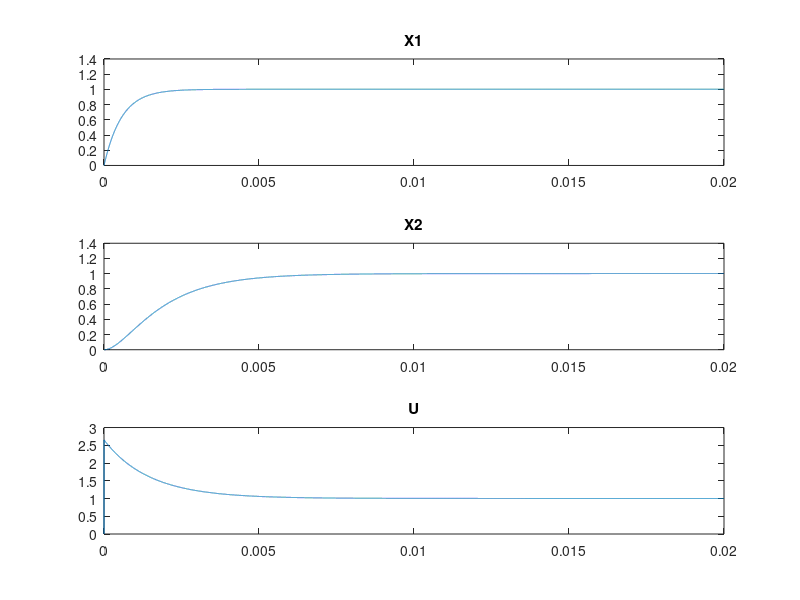
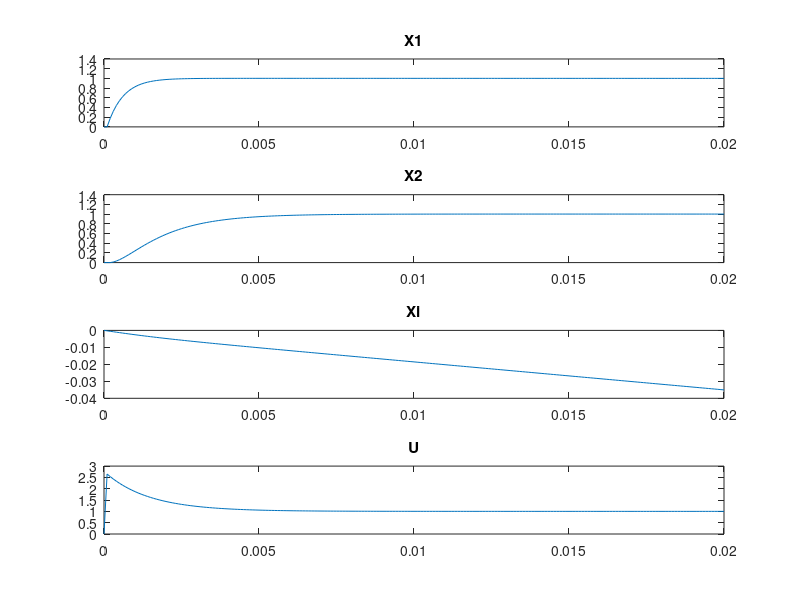

Write MATLAB code to recreate these figures, in order.
clear;
close all;
clc;
pkg load control
%% Component parameters
R1=15000; %ohms
R2=15000; %ohms
C1=100e-9;%farads
C2=100e-9;%farads

%% States space
A=[-((1/(R1*C1))+(1/(R2*C1))),1/(R2*C1);
    1/(R2*C2),-1/(R2*C2)]
B=[1/(R1*C1);0]
Q=[1,0;0,5] % 2x2 matrix that weights states
R=[1.0]% Positive scalar that wheights control effort
C=[0,1]
%Solve Riccati: AˆT P + P A - P B Rˆ-1 BˆT P + Q = 0
% using control pkg
% K= Feedback control gains, P= Ricatti solution, eig= pole positions
[K, P, eig] = lqr(A,B,Q,R)

%% System response
%% Closed-loop system
Ts = 1e-6;
t = 0:Ts:0.02;
x = zeros(2,length(t));
u = zeros(1,length(t));
N = [[A,B];[C,0]]\[0;[1;1]]; %N(1:2)=Nx, N(3)=Nu
Nbar = (N(3)+K*N(1:2));
r=Nbar*1.0;
for k=2:length(t)
x(:,k)=x(:,k-1)+Ts*(A*x(:,k-1)+B*u(k-1));
u(k)=r-K*x(:,k);
if u(k)>3.3
  u(k)=3.3;
elseif u(k)<0
  u(k)=0;
endif

endfor
%% State response
figure
grid on
title('Closed-loop state response')
subplot(3,1,1)
plot(t,x(1,:))
title("X1")
subplot(3,1,2)
plot(t,x(2,:))
title("X2")
subplot(3,1,3)
plot(t,u)
title("U")


%Integral LQR
Ai=[[0,-C];[[0;0],A]];
Bi=[0;B];
Qi=[0.01,[0,0];[0;0],Q];
[Ki, Pi, eigi] = lqr(Ai,Bi,Qi,R)

%% System response
%% Closed-loop system
Ts=0.0001;
t= 0:Ts:0.02;
x = zeros(2,length(t));
xi = zeros(1,length(t));
u = zeros(1,length(t));
for k=2:length(t)
x(:,k) = x(:,k-1)+Ts*(A*x(:,k-1)+B*u(k-1));
y = C*x(:,k);
xi(k)=xi(k-1)+Ts*(y-r);
u(k)=r-Ki(2:3)*x(:,k)-Ki(1)*xi(k);
if u(k)>3.3
  u(k)=3.3;
elseif u(k)<0
  u(k)=0;
endif
endfor
%% State response
figure
grid on
title('Closed-loop state response')
subplot(4,1,1)
plot(t,x(1,:))
title("X1")
subplot(4,1,2)
plot(t,x(2,:))
title("X2")
subplot(4,1,3)
plot(t,xi)
title("Xi")
subplot(4,1,4)
plot(t,u)
title("U")
